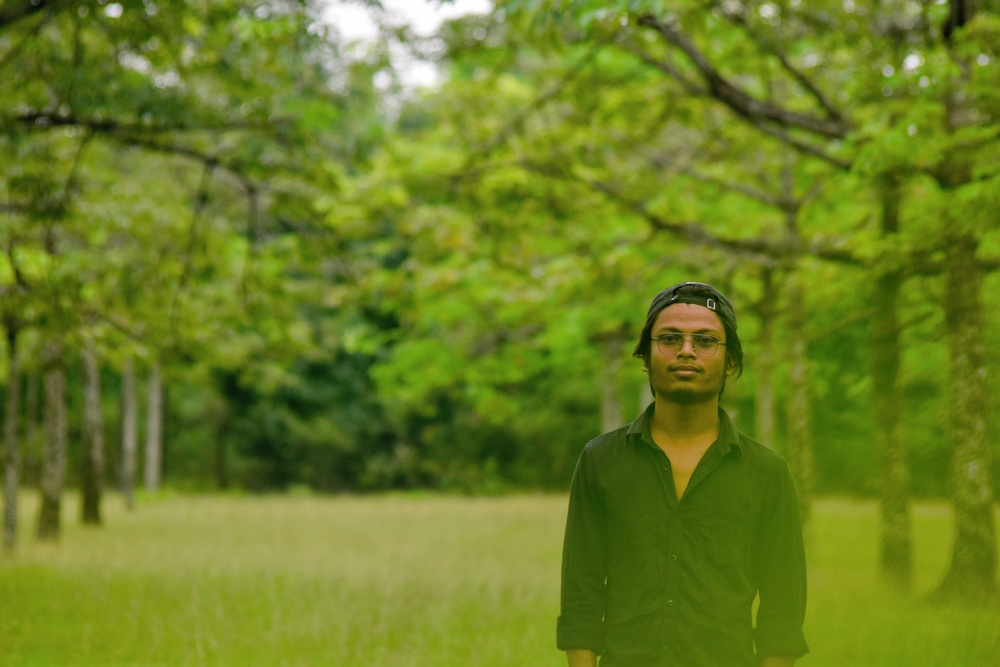
#> input picture Image_lab/image_2.jpg, 1000 x 667 px, shrunk from 6000 x 4000 before the run
$ jupyter execute Untitled1.ipynb
#> lines starting #> are read from the running program, lines starting #| are printed output that depends on the picture
[cell 1]
import matplotlib.pyplot as plt
import cv2
import numpy as np

[cell 2]
img = cv2.imread('image_2.jpg')
#> img is the input picture: shape (667, 1000, 3); mean B, G, R 35.9, 125.8, 107.2
#cv2.imshow(img)
gray = cv2.cvtColor(img, cv2.COLOR_BGR2GRAY)
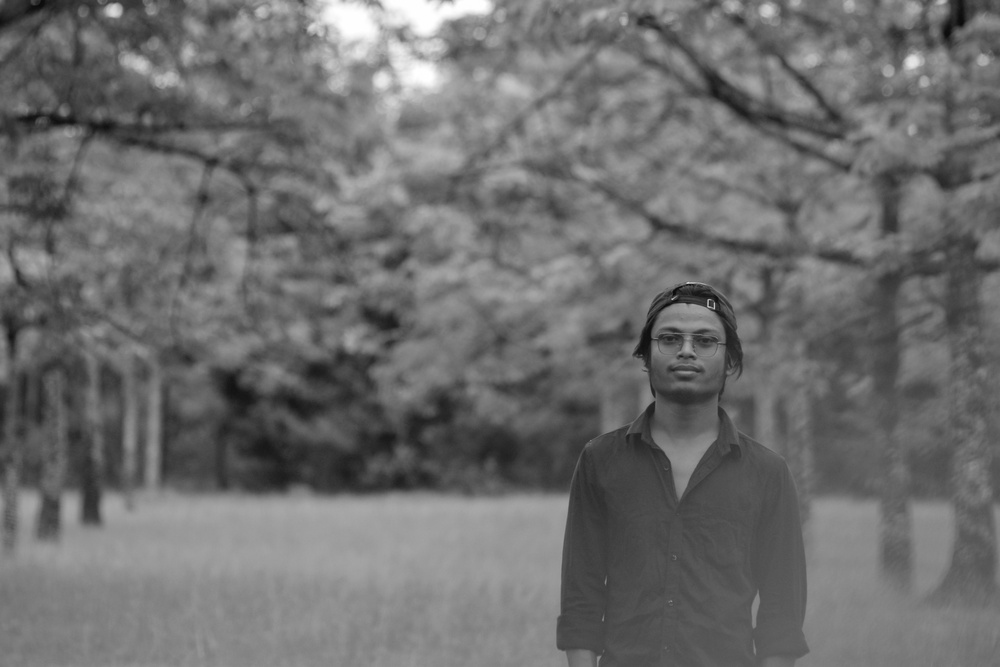
#> gray: shape (667, 1000); min 7, max 255, mean 110
print(gray.shape)
#| (667, 1000)
h = np.zeros((256), dtype = int)
k = 0
while k < 256:
    h[k] = np.count_nonzero(gray == k)
    k = k + 1
#> after the loop, h = 256 values, max 8497 at index 136, min 0 at index 0, mean 2605.5; k = 256
intensity = np.arange(0, 256, 1)
plt.bar(intensity, h, color = 'blue', width = .5)
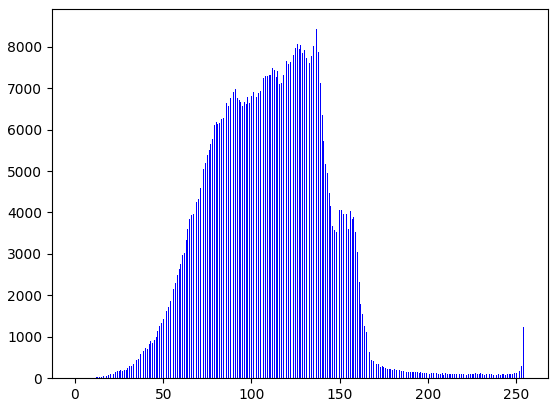
#> figure drawn by matplotlib, 1 panel; tallest bar 8497 high, from x = 135.8 to 136.2

$ run again, with Image_lab/image_1.jpg copied over Image_lab/image_2.jpg
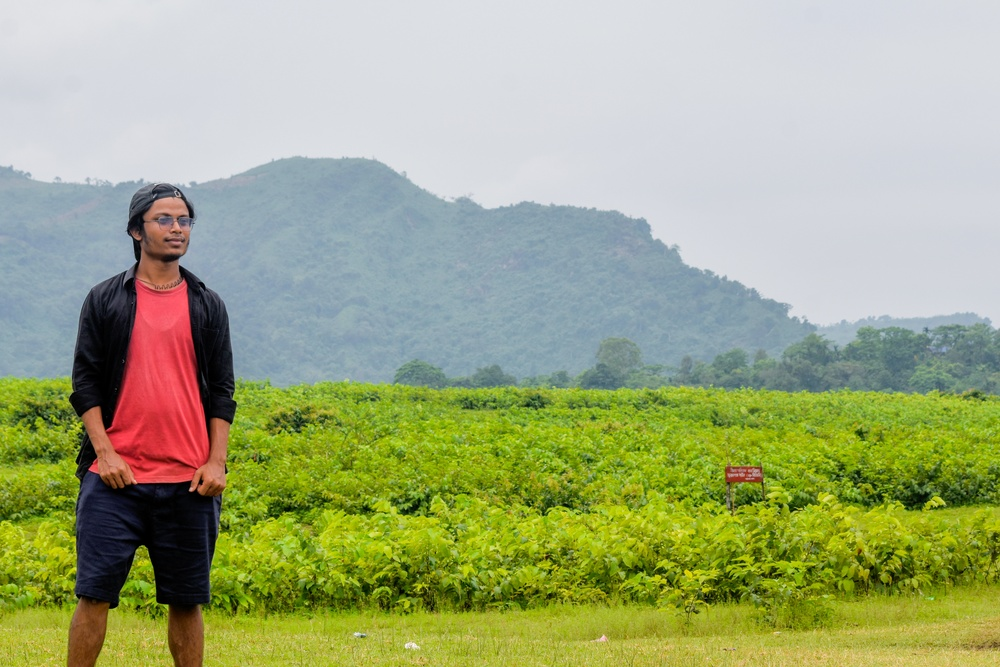
#> input picture Image_lab/image_1.jpg, 1000 x 667 px, shrunk from 5028 x 3352 before the run
#> img is the input picture: shape (667, 1000, 3); mean B, G, R 127, 169.3, 160.4
#> `gray = cv2.cvtColor(img, cv2.COLOR_BGR2GRAY)`:
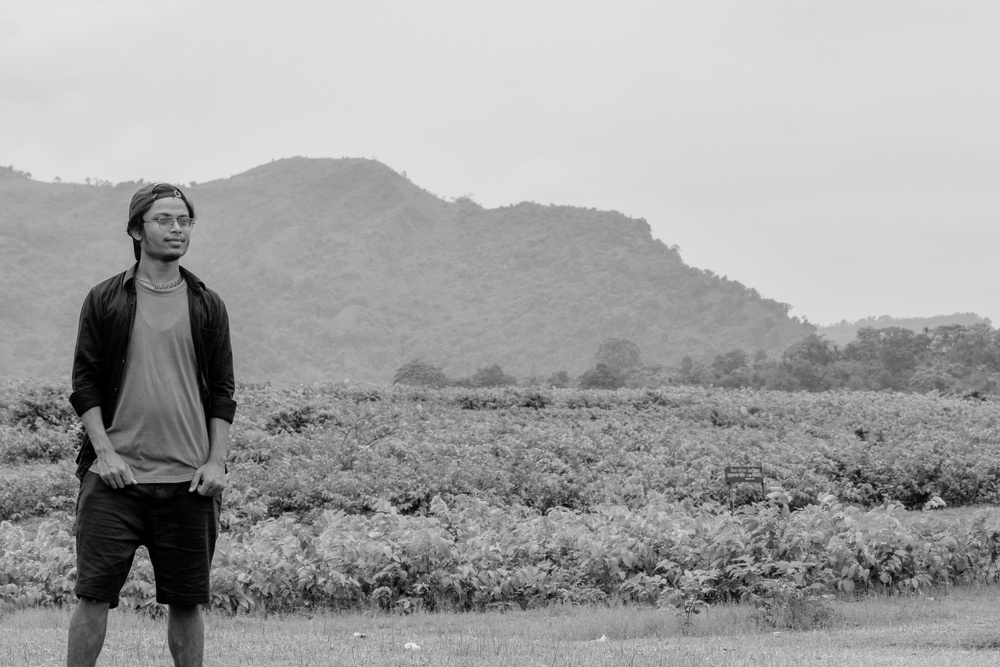
#> gray: shape (667, 1000); min 0, max 252, mean 161.9
#| (667, 1000)
#> after the loop `while k < 256:`: h = 256 values, max 30688 at index 220, min 0 at index 233, mean 2605.5; k = 256
#> `[cell 2] img = cv2.imread('image_2.jpg') #cv2.imshow(img) gray = cv2.c..`:
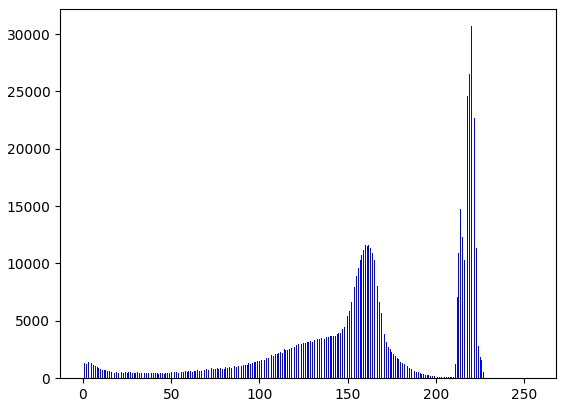
#> figure drawn by matplotlib, 1 panel; tallest bar 30688 high, from x = 219.8 to 220.2

$ run again, with Image_lab/image_3.jpg copied over Image_lab/image_2.jpg
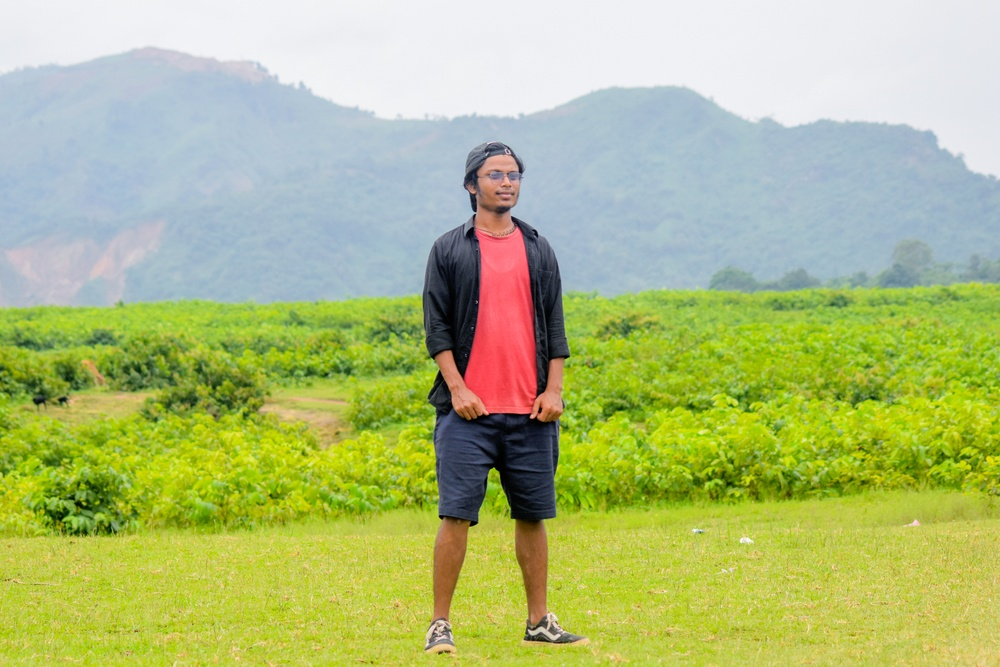
#> input picture Image_lab/image_3.jpg, 1000 x 667 px, shrunk from 5500 x 3667 before the run
#> img is the input picture: shape (667, 1000, 3); mean B, G, R 124.6, 188.3, 175.4
#> `gray = cv2.cvtColor(img, cv2.COLOR_BGR2GRAY)`:
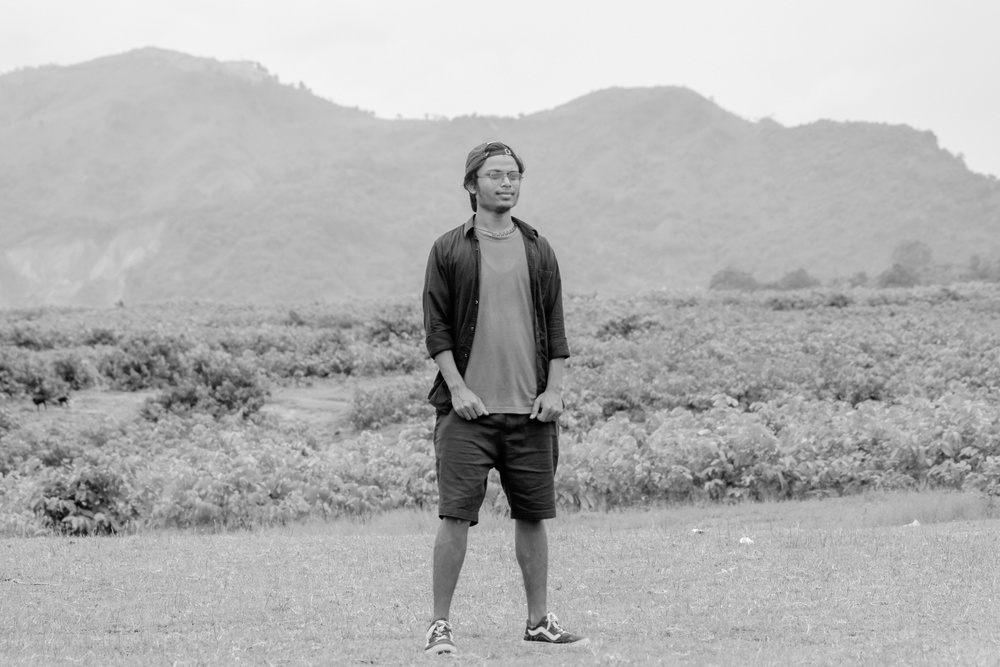
#> gray: shape (667, 1000); min 0, max 254, mean 177.2
#| (667, 1000)
#> after the loop `while k < 256:`: h = 256 values, max 24531 at index 241, min 0 at index 248, mean 2605.5; k = 256
#> `[cell 2] img = cv2.imread('image_2.jpg') #cv2.imshow(img) gray = cv2.c..`:
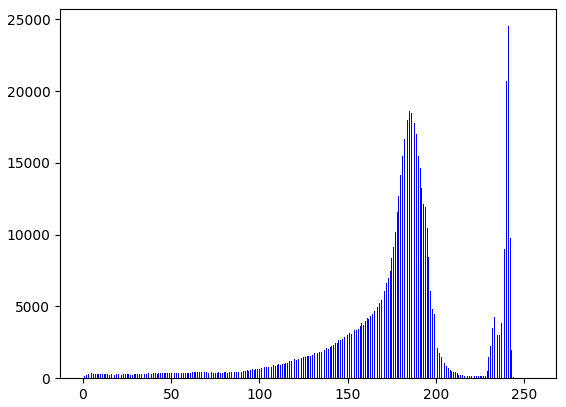
#> figure drawn by matplotlib, 1 panel; tallest bar 24531 high, from x = 240.8 to 241.2
